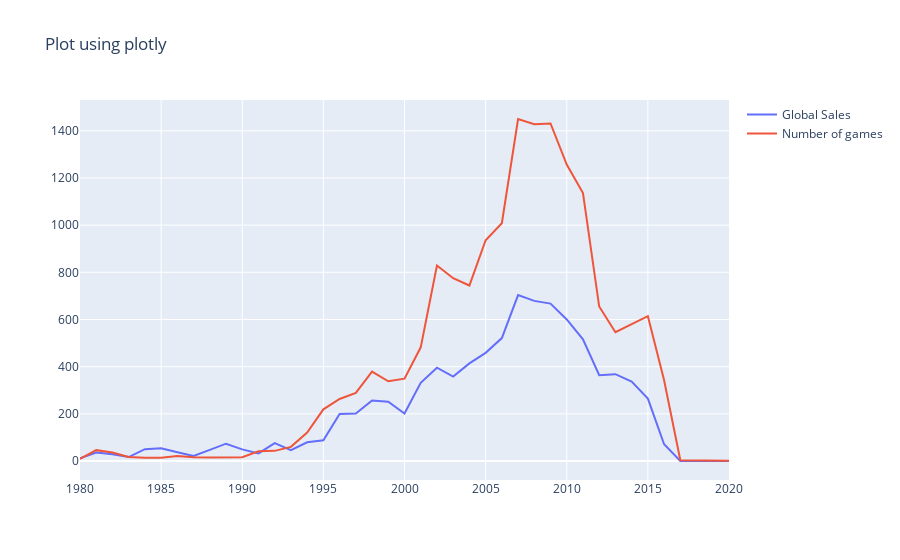

Here is the notebook cell this chart was saved with:
### Code cell
from plotly.offline import download_plotlyjs, init_notebook_mode, plot, iplot
init_notebook_mode(connected=True)
trace0 = go.Scatter(x=years_df.index,y=years_df['Global_Sales'], name='Global Sales')
trace1 = go.Scatter(x=years_df.index,y=years_df['Number_of_games'], name='Number of games')

data=[trace0,trace1]

#title of graph
layout = {'title':'Plot using plotly'}

fig = go.Figure(data = data, layout=layout)
iplot(fig, show_link=False)

### Figure 1 — Plotly figure (JSON) as saved in the notebook; plotly's stock layout.template omitted (floating-point values rounded to 4 significant figures)
{"data": [{"name": "Global Sales", "type": "scatter", "x": [1980, 1981, 1982, 1983, 1984, 1985, 1986, 1987, 1988, 1989, 1990, 1991, 1992, 1993, 1994, 1995, 1996, 1997, 1998, 1999, 2000, 2001, 2002, 2003, 2004, 2005, 2006, 2007, 2008, 2009, 2010, 2011, 2012, 2013, 2014, 2015, 2016, 2017, 2020], "y": [11.38, 35.77, 28.86, 16.79, 50.36, 53.94, 37.07, 21.74, 47.22, 73.45, 49.39, 32.23, 76.16, 45.98, 79.17, 88.11, 199.1, 201.0, 256.5, 251.3, 201.6, 331.5, 395.5, 357.8, 414.0, 458.5, 521.0, 703.5, 678.9, 667.3, 600.3, 515.8, 363.5, 368.1, 337.0, 264.4, 70.9, 0.05, 0.29]}, {"name": "Number of games", "type": "scatter", "x": [1980, 1981, 1982, 1983, 1984, 1985, 1986, 1987, 1988, 1989, 1990, 1991, 1992, 1993, 1994, 1995, 1996, 1997, 1998, 1999, 2000, 2001, 2002, 2003, 2004, 2005, 2006, 2007, 2008, 2009, 2010, 2011, 2012, 2013, 2014, 2015, 2016, 2017, 2020], "y": [9, 46, 36, 17, 14, 14, 21, 16, 15, 17, 16, 41, 43, 60, 121, 219, 263, 289, 379, 338, 349, 482, 829, 775, 744, 936, 1008, 1450, 1428, 1431, 1257, 1136, 655, 546, 580, 614, 342, 3, 1]}], "layout": {"title": {"text": "Plot using plotly"}}}
